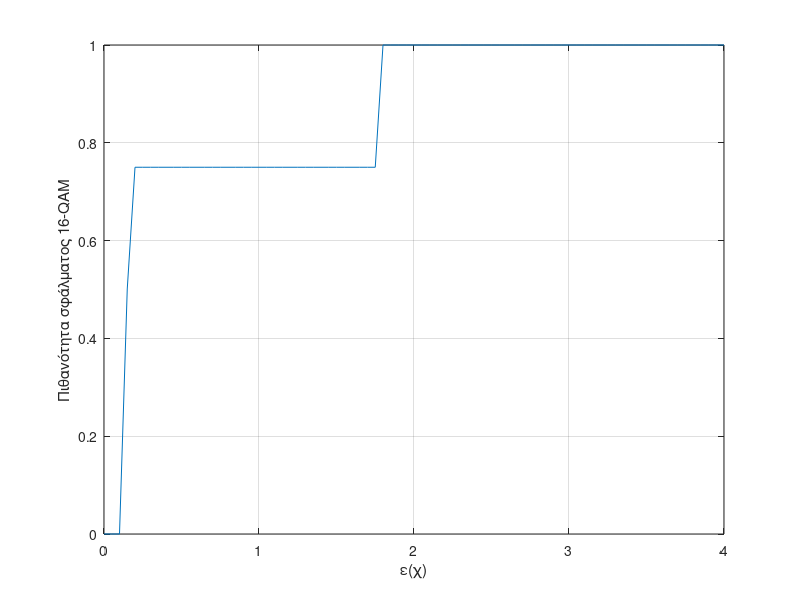

The MATLAB script that drew this image:
constellationx=zeros(4,4);
constellationy=zeros(4,4);
e=0:0.05:4;
dmin=0.632;
k=1;
l=1;
for i=3:-2:-3
    k=1;
    for j=-3:2:3
        constellationx(l,k) = dmin*j/(2);
        constellationy(l,k) = dmin*i/(2);
        k=k+1;
    end
    l=l+1;
end
p1=zeros(1,length(e));
for i=1:length(e)
    a1=constellationx(2,3)^(2)-e(i)*cos(pi/4)^2;
    a2=constellationx(2,4)^(2)-e(i)*cos(0.1*pi)^2;
    b1=constellationy(2,3)^(2)-e(i)*sin(pi/4)^2;
    b2=constellationy(1,3)^(2)-e(i)*sin(0.4*pi)^2;
    if a1<=0 
        p1(i) =1;%-(1-0.5-qfunc(sqrt(abs(constellationx(2,4)^(2)-e(i)*cos(0.16*pi)))/(0.06)))*(1-0.5-qfunc(abs(sqrt(b1)-sqrt(b2))/(0.06)));
    else
        p1(i)= 1-(1-qfunc((sqrt(abs(constellationx(2,3)^(2)-e(i)*cos(pi/4)^2))/(0.006))-qfunc((-sqrt(constellationx(2,3)^(2)-e(i)*cos(pi/4)^2)+sqrt(constellationx(2,4)^(2)-e(i)*cos(0.16*pi)^2))/(0.006))))*(1-qfunc(sqrt(abs(b1))/0.06)-qfunc(abs(sqrt(b1)-sqrt(b2))/0.006));

    end

end
p2=zeros(1,length(e));
for i=1:length(e)
    a1=constellationx(1,3)^(2)-e(i)*cos(0.10241*pi)^2;
    a2=constellationx(1,4)^(2)-e(i)*cos(0.25*pi)^2;
    b1=constellationy(1,3)^(2)-e(i)*sin(0.39758*pi)^2;
    b2=constellationy(2,3)^(2)-e(i)*sin(0.25*pi)^2;
    if a1<=0 
        p2(i) =1;%-(1-0.5-qfunc(sqrt(abs(constellationx(1,4)^(2)-e(i)*cos(0.16*pi)))/(0.06)))*(1-0.5-qfunc(abs(sqrt(b2)-sqrt(b1))/(0.06)));

    else
        p2(i)= 1-(1-qfunc(sqrt(abs(a1))/0.006)-qfunc(abs(sqrt(a1)-sqrt(a2))/0.006))*(1-qfunc(abs(sqrt(b2)-sqrt(b1))/0.006));

    end

end
p3=zeros(1,length(e));
for i=1:length(e)
    a1=constellationx(1,4)^(2)-e(i)*(cos(pi/4)^2);
    a2=constellationx(1,3)^(2)-e(i)*cos(0.1*pi)^2;
    b1=constellationy(1,4)^(2)-e(i)*(sin(pi/4)^2);
    b2=constellationy(2,4)^(2)-e(i)*sin(pi*0.4)^2;
   

    if a1>0
        p3(i)=1-(1-qfunc(abs(sqrt(a1)-sqrt(a2))/0.006))*(1-qfunc(abs(sqrt(b1)-sqrt(b2))/0.006));
    else
        p3(i)=1;
    end
end
p=(p1+p3)/4+p2/2;

plot(e,p);
ylabel('Πιθανότητα σφάλματος 16-QAM');
xlabel('ε(χ)');
grid on;

l=0;